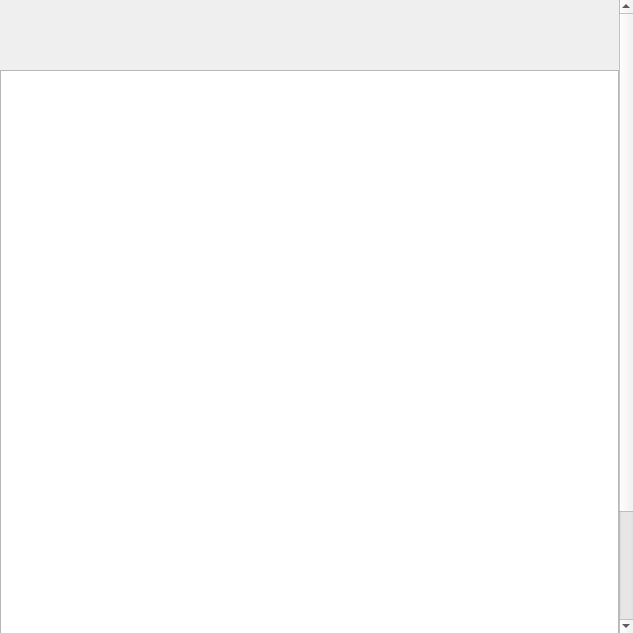
<?xml version="1.0" encoding="UTF-8"?>
<ui version="4.0">
 <class>DevicePage</class>
 <widget class="QWidget" name="DevicePage">
  <property name="geometry">
   <rect>
    <x>0</x>
    <y>0</y>
    <width>633</width>
    <height>633</height>
   </rect>
  </property>
  <property name="windowTitle">
   <string>Form</string>
  </property>
  <layout class="QVBoxLayout" name="verticalLayout">
   <property name="leftMargin">
    <number>0</number>
   </property>
   <property name="topMargin">
    <number>0</number>
   </property>
   <property name="rightMargin">
    <number>0</number>
   </property>
   <property name="bottomMargin">
    <number>0</number>
   </property>
   <item>
    <widget class="QScrollArea" name="scrollArea">
     <property name="frameShape">
      <enum>QFrame::Shape::NoFrame</enum>
     </property>
     <property name="widgetResizable">
      <bool>true</bool>
     </property>
     <widget class="QWidget" name="scrollAreaWidgetContents_3">
      <property name="geometry">
       <rect>
        <x>0</x>
        <y>0</y>
        <width>619</width>
        <height>786</height>
       </rect>
      </property>
      <layout class="QVBoxLayout" name="verticalLayout_2">
       <property name="leftMargin">
        <number>0</number>
       </property>
       <property name="topMargin">
        <number>0</number>
       </property>
       <property name="rightMargin">
        <number>0</number>
       </property>
       <property name="bottomMargin">
        <number>0</number>
       </property>
       <item>
        <layout class="QGridLayout" name="gridLayout">
         <property name="spacing">
          <number>10</number>
         </property>
         <item row="1" column="0" colspan="2">
          <widget class="QWidget" name="ReconData" native="true">
           <property name="minimumSize">
            <size>
             <width>0</width>
             <height>50</height>
            </size>
           </property>
          </widget>
         </item>
         <item row="2" column="0" colspan="2">
          <layout class="QVBoxLayout" name="tableLayout">
           <property name="spacing">
            <number>10</number>
           </property>
           <item>
            <widget class="TableControl" name="tableControl" native="true"/>
           </item>
           <item>
            <widget class="QTableView" name="tableView">
             <property name="sizePolicy">
              <sizepolicy hsizetype="Preferred" vsizetype="Expanding">
               <horstretch>0</horstretch>
               <verstretch>0</verstretch>
              </sizepolicy>
             </property>
             <property name="minimumSize">
              <size>
               <width>0</width>
               <height>700</height>
              </size>
             </property>
             <property name="font">
              <font>
               <family>Consolas</family>
              </font>
             </property>
             <property name="alternatingRowColors">
              <bool>true</bool>
             </property>
             <attribute name="horizontalHeaderStretchLastSection">
              <bool>true</bool>
             </attribute>
            </widget>
           </item>
          </layout>
         </item>
         <item row="0" column="0" colspan="2">
          <layout class="QGridLayout" name="gridLayoutDevices">
           <property name="spacing">
            <number>10</number>
           </property>
          </layout>
         </item>
        </layout>
       </item>
      </layout>
     </widget>
    </widget>
   </item>
  </layout>
 </widget>
 <customwidgets>
  <customwidget>
   <class>TableControl</class>
   <extends>QWidget</extends>
   <header>./ui/modules/tables/tabledata.h</header>
   <container>1</container>
  </customwidget>
 </customwidgets>
 <resources/>
 <connections/>
</ui>
